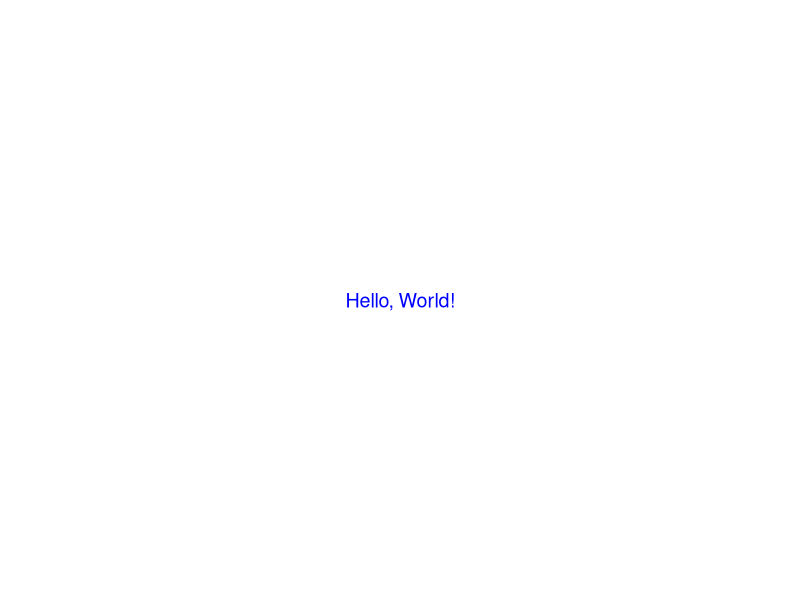

Recreate this plot in R.
library(ggplot2)

# 创建一个空的 ggplot 图形
p <- ggplot() +
  annotate("text", x = 0, y = 0, label = "Hello, World!", size = 5, color = "blue") +
  xlim(-1, 1) + ylim(-1, 1) +
  theme_void()
print(p)
# 保存为图片
# ggsave("text_image.png", plot = p, width = 5, height = 5)